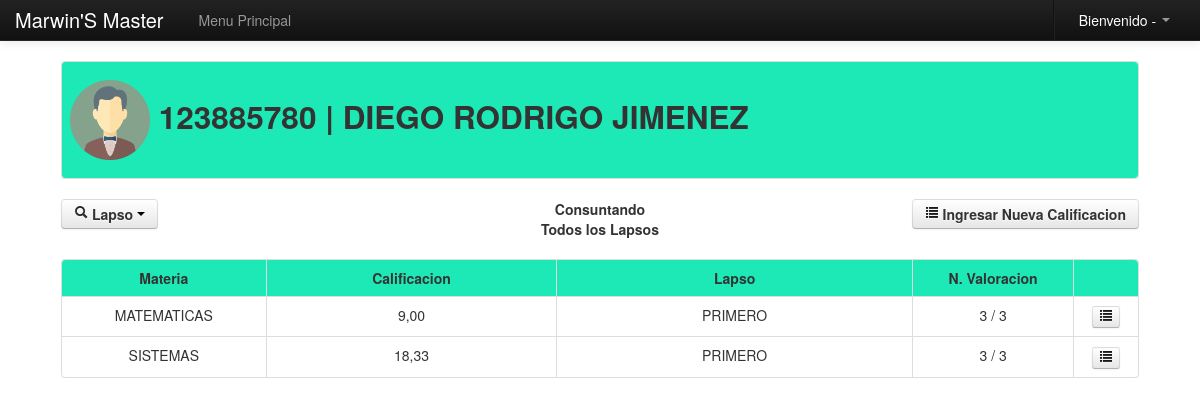
The page /Modulos/Calificar/valorar.php?cod=123885780 on the database its author committed.
### tables this page shows
CREATE TABLE IF NOT EXISTS `alumnos` (
`id` int(255) NOT NULL,
  `nombre` varchar(255) NOT NULL,
  `grado` varchar(255) NOT NULL,
  `salon` varchar(255) NOT NULL,
  `tipo` varchar(255) NOT NULL,
  `fecha` date NOT NULL,
  `doc` varchar(255) NOT NULL,
  `rh` varchar(255) NOT NULL,
  `eps` varchar(255) NOT NULL,
  `direccion` varchar(255) NOT NULL,
  `telefono` varchar(255) NOT NULL,
  `padre` varchar(255) NOT NULL,
  `madre` varchar(255) NOT NULL,
  `p_ocupacion` varchar(255) NOT NULL,
  `m_ocupacion` varchar(255) NOT NULL,
  `acudiente` varchar(255) NOT NULL,
  `emergencia` varchar(255) NOT NULL,
  `estado` varchar(255) NOT NULL,
  `matricula` date NOT NULL
);

CREATE TABLE IF NOT EXISTS `notas` (
`id` int(11) NOT NULL,
  `materia` varchar(255) NOT NULL,
  `alumno` varchar(255) NOT NULL,
  `actividad` varchar(255) NOT NULL,
  `valor` varchar(255) NOT NULL,
  `periodo` varchar(255) NOT NULL,
  `fecha` date NOT NULL
);

CREATE TABLE IF NOT EXISTS `materia` (
`id` int(11) NOT NULL,
  `nombre` varchar(255) NOT NULL,
  `estado` varchar(255) NOT NULL
);

CREATE TABLE IF NOT EXISTS `periodo` (
`id` int(11) NOT NULL,
  `nombre` varchar(255) NOT NULL,
  `estado` varchar(255) NOT NULL
);

### Modulos/class_buscar.php (called while the page is built, shortened)
<?php
class Consultar_Materias{
	private $fetch;
	function __construct($codigo){
		$this->consulta = mysql_query("SELECT * FROM materia WHERE id='$codigo'");
		$this->fetch = mysql_fetch_array($this->consulta);
	}
	function consultar($campo){
		return $this->fetch[$campo];
	}
}
class Consultar_Periodo{
	private $fetch;
	function __construct($codigo){
		$this->consulta = mysql_query("SELECT * FROM periodo WHERE id='$codigo'");
		$this->fetch = mysql_fetch_array($this->consulta);
	}
	function consultar($campo){
		return $this->fetch[$campo];
	}
}
class Consultar_Alumno{
	private $fetch;
	function __construct($codigo){
		$this->consulta = mysql_query("SELECT * FROM alumnos WHERE doc='$codigo'");
		$this->fetch = mysql_fetch_array($this->consulta);
	}
	function consultar($campo){
		return $this->fetch[$campo];
	}
}
?>

### Modulos/funciones.php (called while the page is built, shortened)
<?php
	function formato($valor){
		return number_format($valor,2,",",".");
	}
?>

### Modulos/Calificar/valorar.php (the view, shortened to what this page needs)
<?php
	include_once "class/class.php";
	include_once "../funciones.php";
	include_once "../class_buscar.php";
	if(!empty($_GET['cod'])){
		$id_alumno=$_GET['cod'];
		$oAlumno=new Consultar_Alumno($id_alumno);
		$nombre_alumno=$oAlumno->consultar('nombre');
	}else{
		header('Location:error.php');
	}
	function contar_nota($materia,$periodo,$alumno){
		$pa=mysql_query("SELECT COUNT(nombre)as numero FROM actividad WHERE estado='s'");
		if($row=mysql_fetch_array($pa)){
			$act=$row['numero'];
		}
		$pa=mysql_query("SELECT COUNT(alumno)as numero FROM notas WHERE alumno='$alumno' and materia='$materia' and periodo='$periodo'");
		if($row=mysql_fetch_array($pa)){
			return $row['numero'].' / '.$act;
		}
	}
	function promedio($materia,$periodo,$alumno){
		$promedio=0;
		$pa=mysql_query("SELECT COUNT(nombre)as numero FROM actividad WHERE estado='s'");
		if($row=mysql_fetch_array($pa)){
			$act=$row['numero'];
		}
		$pa=mysql_query("SELECT * FROM notas WHERE alumno='$alumno' and materia='$materia' and periodo='$periodo'");
		while($row=mysql_fetch_array($pa)){
			$promedio=$promedio+$row['valor'];
		}
		return $promedio/$act;
	}
?>
<!DOCTYPE html>
<html lang="es">
  <head>
    <link href="../../css/bootstrap.css" rel="stylesheet">
    <link href="../../css/bootstrap-responsive.css" rel="stylesheet">
  </head>
  <body>
    <?php include_once "../../menu/m_valorar.php"; ?>
    <div align="center">
    	<table width="90%">
          <tr>
            <td>
            	<table class="table table-bordered">
                  <tr class="info">
                    <td><h2><img src="img/alumno.png" width="80" height="80"> <?php echo $id_alumno.' | '.$nombre_alumno; ?></h2></td>
                  </tr>
                </table>
              <div class="row-fluid">
                    <div class="span4">
                    	<div class="btn-group">
                        <button class="btn btn dropdown-toggle" data-toggle="dropdown">
                        	<i class="icon-search"></i> <strong>Lapso</strong> <span class="caret"></span>
                        </button>
                          <?php
							$pa=mysql_query("SELECT * FROM periodo WHERE estado='s'");
						   ?>
                      </div>
                    </div>
                    <div class="span4" align="center">
                    	<?php
							echo '<strong>Consuntando</strong><br>';
							if(!empty($_GET['periodo'])){
								$pe=limpiar($_GET['periodo']);
								$op=new Consultar_Periodo($pe);
								echo '<strong>'.$op->consultar('nombre').'</strong>';
							}else{
								echo '<strong>Todos los Lapsos</strong>';
							}
						?>
                    </div>
                    <div class="span4" align="right">
                    	<a href="#nueva" role="button" class="btn" data-toggle="modal">
                    		<strong><i class="icon-list"></i> Ingresar Nueva Calificacion</strong>
                    	</a>
                    </div>
                </div>
                <br>
                <table class="table table-bordered table table-hover">
                  <tr class="info">
                    <td width="19%"><center><strong>Materia</strong></center></td>
                    <td width="27%"><center><strong>Calificacion</strong></center></td>
                    <td width="33%"><center><strong>Lapso</strong></center></td>
                    <td width="15%"><center><strong>N. Valoracion</strong></center></td>
                    <td width="6%">&nbsp;</td>
                  </tr>
                  <?php
				 	if(!empty($_GET['periodo'])){
				  		$id_periodo=limpiar($_GET['periodo']);
						$pa=mysql_query("SELECT * FROM notas WHERE alumno='$id_alumno' and periodo='$id_periodo' group by alumno, materia");
					}else{
						$pa=mysql_query("SELECT * FROM notas WHERE alumno='$id_alumno' group by alumno, periodo, materia");
					}
					while($row=mysql_fetch_array($pa)){
						$oMateria=new Consultar_Materias($row['materia']);
						$oPeriodo=new Consultar_Periodo($row['periodo']);
				  ?>
                  <tr>
                    <td><center><?php echo $oMateria->consultar('nombre'); ?></center></td>
                    <td><center><?php echo formato(promedio($row['materia'],$row['periodo'],$row['alumno'])); ?></center></td>
                    <td><center><?php echo $oPeriodo->consultar('nombre'); ?></center></td>
                    <td><center><?php echo contar_nota($row['materia'],$row['periodo'],$row['alumno']); ?></center></td>
                    <td>
                    	<center>
                            <a href="#m<?php echo $row['periodo'].$row['materia']; ?>" role="button" class="btn btn-mini" title="Detalle de Calificaciones" data-toggle="modal">
                                <i class="icon-list"></i>
                            </a>
                        </center>
                    </td>
                  </tr>
                  <?php } ?>
                </table>
            </td>
          </tr>
        </table>
	</div>
  </body>
</html>

### Modulos/Calificar/valorar.php (style rules this page uses)
body { padding-top: 60px; padding-bottom: 40px; }

### rows shown on the page
alumnos: nombre "DIEGO RODRIGO JIMENEZ"
notas: materia.nombre "MATEMATICAS", alumno "9,00", periodo.nombre "PRIMERO", alumno "3 / 3"
notas: materia.nombre "SISTEMAS", alumno "18,33", periodo.nombre "PRIMERO", alumno "3 / 3"

### other values the page prints
$id_alumno "123885780"
